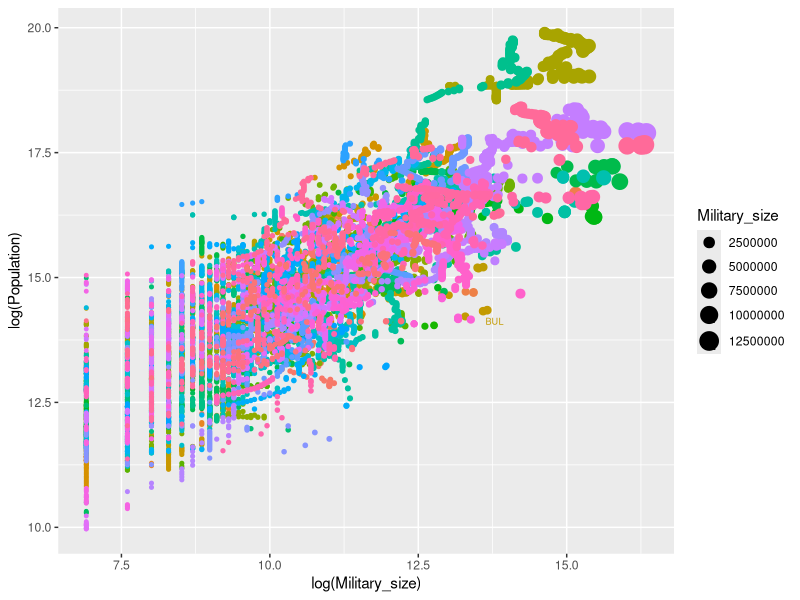

Recreate this plot in R. (Note: this script raises an error after producing the figure.)
#scartch for moton

library(ggplot2)
library(gganimate)
library(tidyverse)

#loaddata

war <- read_csv("NMS_dataset.csv")
summary(war)
glimpse(war)

library(ggrepel)
p <- ggplot(war, aes(log(Military_size), log(Population), size = Military_size, color = stateabb, frame = year, label=stateabb)) +
  geom_point() + guides(color=FALSE) +
  geom_text_repel(aes(label=ifelse(Military_size > 449999,(stateabb),'')))


gganimate(p, interval =.2, "outputMotion2.gif")

gganimate(p, interval = .2)
